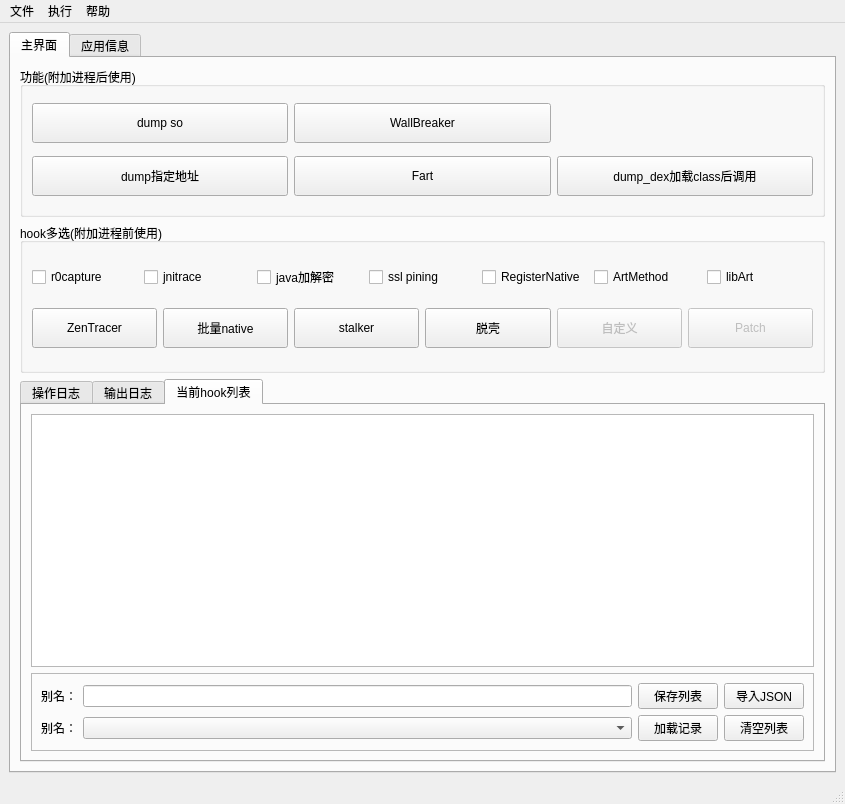
<?xml version="1.0" encoding="UTF-8"?>
<ui version="4.0">
 <class>MainWindow</class>
 <widget class="QMainWindow" name="MainWindow">
  <property name="geometry">
   <rect>
    <x>0</x>
    <y>0</y>
    <width>845</width>
    <height>804</height>
   </rect>
  </property>
  <property name="windowTitle">
   <string>fridaUiTools</string>
  </property>
  <widget class="QWidget" name="centralwidget">
   <layout class="QGridLayout" name="gridLayout">
    <item row="0" column="0">
     <widget class="QTabWidget" name="tabWidget">
      <property name="currentIndex">
       <number>0</number>
      </property>
      <widget class="QWidget" name="tab_2">
       <attribute name="title">
        <string>主界面</string>
       </attribute>
       <layout class="QGridLayout" name="gridLayout_6">
        <item row="0" column="0">
         <widget class="QGroupBox" name="groupBox">
          <property name="minimumSize">
           <size>
            <width>0</width>
            <height>150</height>
           </size>
          </property>
          <property name="title">
           <string>功能(附加进程后使用)</string>
          </property>
          <layout class="QGridLayout" name="gridLayout_4">
           <item row="2" column="0">
            <widget class="QPushButton" name="btnDumpPtr">
             <property name="minimumSize">
              <size>
               <width>0</width>
               <height>40</height>
              </size>
             </property>
             <property name="text">
              <string>dump指定地址</string>
             </property>
            </widget>
           </item>
           <item row="2" column="1">
            <widget class="QPushButton" name="btnFart">
             <property name="minimumSize">
              <size>
               <width>0</width>
               <height>40</height>
              </size>
             </property>
             <property name="text">
              <string>Fart</string>
             </property>
            </widget>
           </item>
           <item row="2" column="2">
            <widget class="QPushButton" name="btnDumpDex">
             <property name="minimumSize">
              <size>
               <width>0</width>
               <height>40</height>
              </size>
             </property>
             <property name="text">
              <string>dump_dex加载class后调用</string>
             </property>
            </widget>
           </item>
           <item row="0" column="0">
            <widget class="QPushButton" name="btnDumpSo">
             <property name="minimumSize">
              <size>
               <width>0</width>
               <height>40</height>
              </size>
             </property>
             <property name="text">
              <string>dump so</string>
             </property>
            </widget>
           </item>
           <item row="0" column="1">
            <widget class="QPushButton" name="btnWallbreaker">
             <property name="minimumSize">
              <size>
               <width>0</width>
               <height>40</height>
              </size>
             </property>
             <property name="text">
              <string>WallBreaker</string>
             </property>
            </widget>
           </item>
          </layout>
         </widget>
        </item>
        <item row="1" column="0">
         <widget class="QGroupBox" name="groupBox_2">
          <property name="minimumSize">
           <size>
            <width>0</width>
            <height>150</height>
           </size>
          </property>
          <property name="title">
           <string>hook多选(附加进程前使用)</string>
          </property>
          <layout class="QGridLayout" name="gridLayout_7">
           <item row="0" column="0">
            <layout class="QGridLayout" name="gridLayout_5">
             <item row="0" column="6">
              <widget class="QCheckBox" name="chkLibArt">
               <property name="text">
                <string>libArt</string>
               </property>
              </widget>
             </item>
             <item row="0" column="2">
              <widget class="QCheckBox" name="chkJavaEnc">
               <property name="text">
                <string>java加解密</string>
               </property>
              </widget>
             </item>
             <item row="0" column="0">
              <widget class="QCheckBox" name="chkNetwork">
               <property name="text">
                <string>r0capture</string>
               </property>
              </widget>
             </item>
             <item row="0" column="4">
              <widget class="QCheckBox" name="chkRegisterNative">
               <property name="text">
                <string>RegisterNative</string>
               </property>
              </widget>
             </item>
             <item row="0" column="3">
              <widget class="QCheckBox" name="chkSslPining">
               <property name="text">
                <string>ssl pining</string>
               </property>
              </widget>
             </item>
             <item row="0" column="1">
              <widget class="QCheckBox" name="chkJni">
               <property name="text">
                <string>jnitrace</string>
               </property>
              </widget>
             </item>
             <item row="0" column="5">
              <widget class="QCheckBox" name="chkArtMethod">
               <property name="text">
                <string>ArtMethod</string>
               </property>
              </widget>
             </item>
            </layout>
           </item>
           <item row="1" column="0">
            <layout class="QHBoxLayout" name="horizontalLayout">
             <item>
              <widget class="QPushButton" name="btnMatchMethod">
               <property name="minimumSize">
                <size>
                 <width>0</width>
                 <height>40</height>
                </size>
               </property>
               <property name="text">
                <string>ZenTracer</string>
               </property>
              </widget>
             </item>
             <item>
              <widget class="QPushButton" name="btnNatives">
               <property name="minimumSize">
                <size>
                 <width>0</width>
                 <height>40</height>
                </size>
               </property>
               <property name="text">
                <string>批量native</string>
               </property>
              </widget>
             </item>
             <item>
              <widget class="QPushButton" name="btnStalker">
               <property name="minimumSize">
                <size>
                 <width>0</width>
                 <height>40</height>
                </size>
               </property>
               <property name="text">
                <string>stalker</string>
               </property>
              </widget>
             </item>
             <item>
              <widget class="QPushButton" name="btnTuoke">
               <property name="minimumSize">
                <size>
                 <width>0</width>
                 <height>40</height>
                </size>
               </property>
               <property name="text">
                <string>脱壳</string>
               </property>
              </widget>
             </item>
             <item>
              <widget class="QPushButton" name="btnCustom">
               <property name="enabled">
                <bool>false</bool>
               </property>
               <property name="minimumSize">
                <size>
                 <width>0</width>
                 <height>40</height>
                </size>
               </property>
               <property name="text">
                <string>自定义</string>
               </property>
              </widget>
             </item>
             <item>
              <widget class="QPushButton" name="btnPatch">
               <property name="enabled">
                <bool>false</bool>
               </property>
               <property name="minimumSize">
                <size>
                 <width>0</width>
                 <height>40</height>
                </size>
               </property>
               <property name="text">
                <string>Patch</string>
               </property>
              </widget>
             </item>
            </layout>
           </item>
          </layout>
         </widget>
        </item>
        <item row="2" column="0">
         <widget class="QTabWidget" name="groupLogs">
          <property name="currentIndex">
           <number>2</number>
          </property>
          <widget class="QWidget" name="tab_3">
           <attribute name="title">
            <string>操作日志</string>
           </attribute>
           <layout class="QGridLayout" name="gridLayout_3">
            <item row="0" column="0">
             <widget class="QPlainTextEdit" name="txtLogs">
              <property name="readOnly">
               <bool>true</bool>
              </property>
             </widget>
            </item>
           </layout>
          </widget>
          <widget class="QWidget" name="tab_5">
           <attribute name="title">
            <string>输出日志</string>
           </attribute>
           <layout class="QGridLayout" name="gridLayout_2">
            <item row="0" column="0">
             <widget class="QPlainTextEdit" name="txtoutLogs">
              <property name="readOnly">
               <bool>true</bool>
              </property>
             </widget>
            </item>
           </layout>
          </widget>
          <widget class="QWidget" name="tab_4">
           <attribute name="title">
            <string>当前hook列表</string>
           </attribute>
           <layout class="QGridLayout" name="gridLayout_9">
            <item row="0" column="0">
             <widget class="QTableWidget" name="tabHooks">
              <property name="editTriggers">
               <set>QAbstractItemView::NoEditTriggers</set>
              </property>
             </widget>
            </item>
            <item row="1" column="0">
             <widget class="QFrame" name="frame">
              <property name="frameShape">
               <enum>QFrame::StyledPanel</enum>
              </property>
              <property name="frameShadow">
               <enum>QFrame::Raised</enum>
              </property>
              <layout class="QGridLayout" name="gridLayout_8">
               <item row="0" column="0">
                <widget class="QLabel" name="label">
                 <property name="text">
                  <string>别名：</string>
                 </property>
                </widget>
               </item>
               <item row="0" column="1">
                <widget class="QLineEdit" name="txtSaveHooks"/>
               </item>
               <item row="0" column="2">
                <widget class="QPushButton" name="btnSaveHooks">
                 <property name="maximumSize">
                  <size>
                   <width>150</width>
                   <height>16777215</height>
                  </size>
                 </property>
                 <property name="text">
                  <string>保存列表</string>
                 </property>
                </widget>
               </item>
               <item row="0" column="3">
                <widget class="QPushButton" name="btnImportHooks">
                 <property name="maximumSize">
                  <size>
                   <width>150</width>
                   <height>16777215</height>
                  </size>
                 </property>
                 <property name="text">
                  <string>导入JSON</string>
                 </property>
                </widget>
               </item>
               <item row="1" column="0">
                <widget class="QLabel" name="label_2">
                 <property name="text">
                  <string>别名：</string>
                 </property>
                </widget>
               </item>
               <item row="1" column="1">
                <widget class="QComboBox" name="cmbHooks"/>
               </item>
               <item row="1" column="2">
                <widget class="QPushButton" name="btnLoadHooks">
                 <property name="maximumSize">
                  <size>
                   <width>150</width>
                   <height>16777215</height>
                  </size>
                 </property>
                 <property name="text">
                  <string>加载记录</string>
                 </property>
                </widget>
               </item>
               <item row="1" column="3">
                <widget class="QPushButton" name="btnClearHooks">
                 <property name="maximumSize">
                  <size>
                   <width>150</width>
                   <height>16777215</height>
                  </size>
                 </property>
                 <property name="text">
                  <string>清空列表</string>
                 </property>
                </widget>
               </item>
              </layout>
             </widget>
            </item>
           </layout>
          </widget>
         </widget>
        </item>
       </layout>
      </widget>
      <widget class="QWidget" name="tab">
       <attribute name="title">
        <string>应用信息</string>
       </attribute>
       <layout class="QGridLayout" name="gridLayout_14">
        <item row="0" column="0">
         <layout class="QHBoxLayout" name="horizontalLayout_2">
          <item>
           <widget class="QGroupBox" name="groupBox_3">
            <property name="title">
             <string>module列表</string>
            </property>
            <layout class="QGridLayout" name="gridLayout_10">
             <item row="0" column="0">
              <widget class="QLineEdit" name="txtModule"/>
             </item>
             <item row="1" column="0">
              <widget class="QListWidget" name="listModules"/>
             </item>
            </layout>
           </widget>
          </item>
          <item>
           <layout class="QVBoxLayout" name="verticalLayout">
            <item>
             <widget class="QPushButton" name="btnExport">
              <property name="text">
               <string>Export</string>
              </property>
             </widget>
            </item>
            <item>
             <widget class="QPushButton" name="btnSymbol">
              <property name="text">
               <string>Symbol</string>
              </property>
             </widget>
            </item>
            <item>
             <widget class="QPushButton" name="btnSymbolClear">
              <property name="text">
               <string>清空</string>
              </property>
             </widget>
            </item>
           </layout>
          </item>
          <item>
           <widget class="QGroupBox" name="groupBox_5">
            <property name="title">
             <string>符号</string>
            </property>
            <layout class="QGridLayout" name="gridLayout_12">
             <item row="0" column="0">
              <widget class="QLineEdit" name="txtSymbol"/>
             </item>
             <item row="1" column="0">
              <widget class="QListWidget" name="listSymbol"/>
             </item>
            </layout>
           </widget>
          </item>
         </layout>
        </item>
        <item row="1" column="0">
         <layout class="QHBoxLayout" name="horizontalLayout_3">
          <item>
           <widget class="QGroupBox" name="groupBox_4">
            <property name="title">
             <string>java类列表</string>
            </property>
            <layout class="QGridLayout" name="gridLayout_11">
             <item row="1" column="0">
              <widget class="QListWidget" name="listClasses"/>
             </item>
             <item row="0" column="0">
              <widget class="QLineEdit" name="txtClass"/>
             </item>
            </layout>
           </widget>
          </item>
          <item>
           <layout class="QVBoxLayout" name="verticalLayout_2">
            <item>
             <widget class="QPushButton" name="btnMethod">
              <property name="text">
               <string>查询函数</string>
              </property>
             </widget>
            </item>
            <item>
             <widget class="QPushButton" name="btnMethodClear">
              <property name="text">
               <string>清空</string>
              </property>
             </widget>
            </item>
           </layout>
          </item>
          <item>
           <widget class="QGroupBox" name="groupBox_6">
            <property name="title">
             <string>java函数</string>
            </property>
            <layout class="QGridLayout" name="gridLayout_13">
             <item row="1" column="0">
              <widget class="QListWidget" name="listMethod"/>
             </item>
             <item row="0" column="0">
              <widget class="QLineEdit" name="txtMethod"/>
             </item>
            </layout>
           </widget>
          </item>
         </layout>
        </item>
        <item row="2" column="0">
         <widget class="QGroupBox" name="groupBox_7">
          <property name="minimumSize">
           <size>
            <width>0</width>
            <height>200</height>
           </size>
          </property>
          <property name="title">
           <string>其他信息（todo）</string>
          </property>
         </widget>
        </item>
       </layout>
      </widget>
     </widget>
    </item>
   </layout>
  </widget>
  <widget class="QMenuBar" name="menubar">
   <property name="geometry">
    <rect>
     <x>0</x>
     <y>0</y>
     <width>845</width>
     <height>22</height>
    </rect>
   </property>
   <widget class="QMenu" name="menufile">
    <property name="title">
     <string>文件</string>
    </property>
    <addaction name="actionClearTmp"/>
    <addaction name="actionClearLogs"/>
    <addaction name="actionClearOutlog"/>
    <addaction name="actionClearHookJson"/>
    <addaction name="actionPushFartSo"/>
    <addaction name="actionPullDumpDexRes"/>
   </widget>
   <widget class="QMenu" name="menuedit">
    <property name="title">
     <string>执行</string>
    </property>
    <widget class="QMenu" name="menuAttach">
     <property name="title">
      <string>附加进程</string>
     </property>
     <addaction name="actionAttach"/>
     <addaction name="actionAttachName"/>
     <addaction name="actionSpawn"/>
    </widget>
    <addaction name="menuAttach"/>
    <addaction name="actionStop"/>
   </widget>
   <widget class="QMenu" name="menuhelp">
    <property name="title">
     <string>帮助</string>
    </property>
    <addaction name="actionabort"/>
   </widget>
   <addaction name="menufile"/>
   <addaction name="menuedit"/>
   <addaction name="menuhelp"/>
  </widget>
  <widget class="QStatusBar" name="statusbar"/>
  <action name="actionopen">
   <property name="text">
    <string>open</string>
   </property>
  </action>
  <action name="actionexit">
   <property name="text">
    <string>exit</string>
   </property>
  </action>
  <action name="actionabort">
   <property name="text">
    <string>关于我</string>
   </property>
  </action>
  <action name="actionStop">
   <property name="text">
    <string>停止</string>
   </property>
  </action>
  <action name="action">
   <property name="text">
    <string>附加当前进程</string>
   </property>
  </action>
  <action name="action_2">
   <property name="text">
    <string>附加指定进程</string>
   </property>
  </action>
  <action name="actionspwan">
   <property name="text">
    <string>spwan附加</string>
   </property>
  </action>
  <action name="actionAttach">
   <property name="text">
    <string>附加当前进程</string>
   </property>
  </action>
  <action name="actionAttachName">
   <property name="text">
    <string>附加指定进程</string>
   </property>
  </action>
  <action name="actionSpawn">
   <property name="text">
    <string>spawn附加</string>
   </property>
  </action>
  <action name="actionClearTmp">
   <property name="text">
    <string>清空缓存数据</string>
   </property>
  </action>
  <action name="actionClearLogs">
   <property name="text">
    <string>清空日志文件</string>
   </property>
  </action>
  <action name="actionClearOutlog">
   <property name="text">
    <string>清空输出日志</string>
   </property>
  </action>
  <action name="actionPushFartSo">
   <property name="text">
    <string>上传fart.so到设备</string>
   </property>
  </action>
  <action name="actionClearHookJson">
   <property name="text">
    <string>清空json列表</string>
   </property>
  </action>
  <action name="actionPullDumpDexRes">
   <property name="text">
    <string>下载dump_dex结果</string>
   </property>
  </action>
 </widget>
 <resources/>
 <connections/>
 <slots>
  <slot>base64_calc_encode()</slot>
  <slot>base64_input_change()</slot>
  <slot>select_file()</slot>
  <slot>save_file()</slot>
  <slot>hex_toggled()</slot>
  <slot>url_input_change()</slot>
  <slot>url_calc_encode()</slot>
  <slot>reinstall_android()</slot>
  <slot>start_frida32()</slot>
  <slot>start_frida64()</slot>
  <slot>start_ida32()</slot>
  <slot>start_ida64()</slot>
  <slot>start_gdb32()</slot>
  <slot>start_gdb64()</slot>
  <slot>kill_debug()</slot>
  <slot>binformat_calc_str()</slot>
  <slot>binformat_input_change()</slot>
  <slot>hexdump_calc()</slot>
  <slot>hexdump_input_change()</slot>
  <slot>hexdump_cmb_change()</slot>
  <slot>zlib_calc()</slot>
  <slot>zlib_input_change()</slot>
  <slot>varint_calc_encode()</slot>
  <slot>varint_input_change()</slot>
  <slot>oct_calc()</slot>
  <slot>oct_input_change()</slot>
  <slot>protoc_calc()</slot>
  <slot>protoc_input_change()</slot>
  <slot>asm_calc_encrypt()</slot>
  <slot>asm_input_change()</slot>
  <slot>crc32_calc()</slot>
  <slot>crc32_input_change()</slot>
  <slot>adler32_calc()</slot>
  <slot>adler32_input_change()</slot>
  <slot>md5_calc()</slot>
  <slot>md5_input_change()</slot>
  <slot>sha_calc()</slot>
  <slot>sha_input_change()</slot>
  <slot>aes_calc_encrypt()</slot>
  <slot>aes_input_change()</slot>
  <slot>hmac_calc()</slot>
  <slot>hmac_input_change()</slot>
  <slot>rc2_calc_encrypt()</slot>
  <slot>rc2_input_change()</slot>
  <slot>aes_decrypt_check()</slot>
  <slot>aes_mode_change()</slot>
  <slot>rsa_gen()</slot>
  <slot>rsa_encrypt()</slot>
  <slot>rsa_decrypt()</slot>
  <slot>rsa_check_prikey()</slot>
  <slot>rsa_check_pubkey()</slot>
  <slot>rsa_check_context()</slot>
  <slot>binformat_calc_bytes()</slot>
  <slot>aes_calc_decrypt()</slot>
  <slot>rc2_calc_decrypt()</slot>
  <slot>base64_calc_decode()</slot>
  <slot>url_calc_decode()</slot>
  <slot>varint_calc_decode()</slot>
  <slot>asm_calc_disasm()</slot>
  <slot>zlib_calc_unzlib()</slot>
  <slot>des_calc_encrypt()</slot>
  <slot>des_calc_decrypt()</slot>
 </slots>
</ui>
